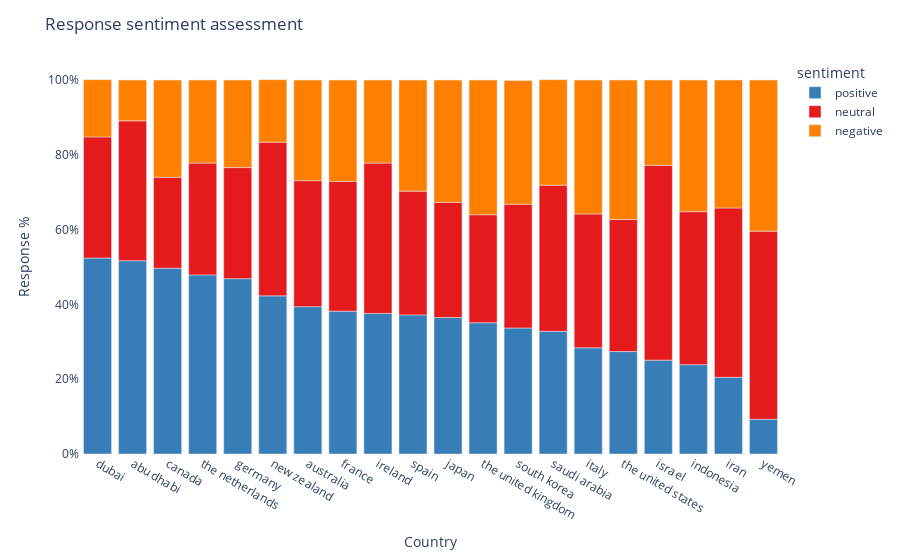

Here is the notebook cell this chart was saved with:
### Code cell
plot_countries(oo)

### Figure 1 — Plotly figure (JSON) as saved in the notebook; plotly's stock layout.template omitted (floating-point values rounded to 4 significant figures)
{"data": [{"alignmentgroup": "True", "hovertemplate": "sentiment=positive<br>country=%{x}<br>blinded_response=%{y:.1%}<extra></extra>", "legendgroup": "positive", "marker": {"color": "#377eb8", "pattern": {"shape": ""}}, "name": "positive", "offsetgroup": "positive", "orientation": "v", "showlegend": true, "textposition": "auto", "type": "bar", "x": ["dubai", "abu dhabi", "canada", "the netherlands", "germany", "new zealand", "australia", "france", "ireland", "spain", "japan", "the united kingdom", "south korea", "saudi arabia", "italy", "the united states", "israel", "indonesia", "iran", "yemen"], "xaxis": "x", "y": [0.524, 0.517, 0.497, 0.479, 0.469, 0.423, 0.394, 0.382, 0.376, 0.372, 0.365, 0.351, 0.337, 0.328, 0.284, 0.274, 0.251, 0.239, 0.205, 0.093], "yaxis": "y"}, {"alignmentgroup": "True", "hovertemplate": "sentiment=neutral<br>country=%{x}<br>blinded_response=%{y:.1%}<extra></extra>", "legendgroup": "neutral", "marker": {"color": "#e41a1c", "pattern": {"shape": ""}}, "name": "neutral", "offsetgroup": "neutral", "orientation": "v", "showlegend": true, "textposition": "auto", "type": "bar", "x": ["israel", "yemen", "iran", "new zealand", "indonesia", "ireland", "saudi arabia", "abu dhabi", "italy", "the united states", "france", "australia", "spain", "south korea", "dubai", "japan", "the netherlands", "germany", "the united kingdom", "canada"], "xaxis": "x", "y": [0.521, 0.503, 0.453, 0.411, 0.409, 0.402, 0.391, 0.374, 0.358, 0.353, 0.347, 0.337, 0.331, 0.331, 0.324, 0.308, 0.299, 0.297, 0.289, 0.243], "yaxis": "y"}, {"alignmentgroup": "True", "hovertemplate": "sentiment=negative<br>country=%{x}<br>blinded_response=%{y:.1%}<extra></extra>", "legendgroup": "negative", "marker": {"color": "#ff7f00", "pattern": {"shape": ""}}, "name": "negative", "offsetgroup": "negative", "orientation": "v", "showlegend": true, "textposition": "auto", "type": "bar", "x": ["yemen", "the united states", "the united kingdom", "italy", "indonesia", "iran", "south korea", "japan", "spain", "saudi arabia", "france", "australia", "canada", "germany", "israel", "the netherlands", "ireland", "new zealand", "dubai", "abu dhabi"], "xaxis": "x", "y": [0.404, 0.373, 0.36, 0.358, 0.352, 0.342, 0.331, 0.327, 0.297, 0.282, 0.271, 0.269, 0.26, 0.234, 0.228, 0.222, 0.222, 0.167, 0.153, 0.109], "yaxis": "y"}], "layout": {"barmode": "relative", "legend": {"title": {"text": "sentiment"}, "tracegroupgap": 0}, "margin": {"t": 60}, "plot_bgcolor": "white", "title": {"text": "Response sentiment assessment"}, "xaxis": {"anchor": "y", "domain": [0, 1], "title": {"text": "Country"}}, "yaxis": {"anchor": "x", "domain": [0, 1], "tickformat": ".0%", "title": {"text": "Response %"}}}}
